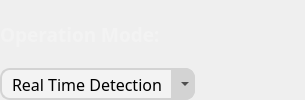
                        <widget class="QFrame" name="opperationModeHorizontalFrame">
                         <layout class="QHBoxLayout" name="horizontalLayout_32">
                          <property name="spacing">
                           <number>0</number>
                          </property>
                          <property name="leftMargin">
                           <number>0</number>
                          </property>
                          <property name="topMargin">
                           <number>0</number>
                          </property>
                          <property name="rightMargin">
                           <number>0</number>
                          </property>
                          <property name="bottomMargin">
                           <number>0</number>
                          </property>
                          <item>
                           <widget class="QFrame" name="verticalFrame_4">
                            <layout class="QVBoxLayout" name="verticalLayout_27">
                             <property name="spacing">
                              <number>0</number>
                             </property>
                             <property name="leftMargin">
                              <number>0</number>
                             </property>
                             <property name="topMargin">
                              <number>0</number>
                             </property>
                             <property name="rightMargin">
                              <number>0</number>
                             </property>
                             <property name="bottomMargin">
                              <number>0</number>
                             </property>
                             <item>
                              <widget class="QLabel" name="operationModeLabel">
                               <property name="minimumSize">
                                <size>
                                 <width>265</width>
                                 <height>40</height>
                                </size>
                               </property>
                               <property name="font">
                                <font>
                                 <family>Cairo</family>
                                 <pointsize>14</pointsize>
                                 <weight>75</weight>
                                 <bold>true</bold>
                                </font>
                               </property>
                               <property name="styleSheet">
                                <string notr="true">#operationModeLabel {
color: #f3f3f3
}</string>
                               </property>
                               <property name="text">
                                <string>Operation Mode:</string>
                               </property>
                              </widget>
                             </item>
                             <item>
                              <widget class="QFrame" name="operationModeComboBoxFrame">
                               <property name="minimumSize">
                                <size>
                                 <width>195</width>
                                 <height>32</height>
                                </size>
                               </property>
                               <property name="maximumSize">
                                <size>
                                 <width>195</width>
                                 <height>32</height>
                                </size>
                               </property>
                               <property name="font">
                                <font>
                                 <family>Cairo</family>
                                 <pointsize>12</pointsize>
                                </font>
                               </property>
                               <property name="styleSheet">
                                <string notr="true">#operationModeComboBoxFrame {
    background-color: #f3f3f3;
    color: black;
    border: 2px solid lightgray; 
    border-radius: 10px;
    padding-left: 10px;
}</string>
                               </property>
                               <property name="frameShape">
                                <enum>QFrame::StyledPanel</enum>
                               </property>
                               <property name="frameShadow">
                                <enum>QFrame::Raised</enum>
                               </property>
                               <widget class="QFrame" name="operationModeComboBoxArrow">
                                <property name="geometry">
                                 <rect>
                                  <x>171</x>
                                  <y>0</y>
                                  <width>24</width>
                                  <height>32</height>
                                 </rect>
                                </property>
                                <property name="minimumSize">
                                 <size>
                                  <width>24</width>
                                  <height>32</height>
                                 </size>
                                </property>
                                <property name="maximumSize">
                                 <size>
                                  <width>22</width>
                                  <height>32</height>
                                 </size>
                                </property>
                                <property name="font">
                                 <font>
                                  <family>Cairo</family>
                                  <pointsize>12</pointsize>
                                 </font>
                                </property>
                                <property name="styleSheet">
                                 <string notr="true">#operationModeComboBoxArrow {
    background-color: lightgray;
    color: black;
    border-top-right-radius: 10px;
    border-bottom-right-radius: 10px;
    padding-left: 10px;
}</string>
                                </property>
                                <property name="frameShape">
                                 <enum>QFrame::StyledPanel</enum>
                                </property>
                                <property name="frameShadow">
                                 <enum>QFrame::Raised</enum>
                                </property>
                               </widget>
                               <widget class="QComboBox" name="operationModeComboBox">
                                <property name="enabled">
                                 <bool>true</bool>
                                </property>
                                <property name="geometry">
                                 <rect>
                                  <x>0</x>
                                  <y>0</y>
                                  <width>195</width>
                                  <height>32</height>
                                 </rect>
                                </property>
                                <property name="minimumSize">
                                 <size>
                                  <width>195</width>
                                  <height>32</height>
                                 </size>
                                </property>
                                <property name="maximumSize">
                                 <size>
                                  <width>195</width>
                                  <height>32</height>
                                 </size>
                                </property>
                                <property name="font">
                                 <font>
                                  <family>Cairo</family>
                                  <pointsize>12</pointsize>
                                 </font>
                                </property>
                                <property name="cursor">
                                 <cursorShape>PointingHandCursor</cursorShape>
                                </property>
                                <property name="toolTip">
                                 <string>&lt;html&gt;&lt;head/&gt;&lt;body&gt;&lt;p&gt;Select the applocation's opperation mode, 'Real Time Detection' for detecting attacks in real time and 'Data Collection TCP/UDP' or 'Data Collection DNS' for collecting data from current network.&lt;/p&gt;&lt;/body&gt;&lt;/html&gt;</string>
                                </property>
                                <property name="styleSheet">
                                 <string notr="true">#operationModeComboBox {
    background-color: transparent;
    border-radius: 10px;
    border-style: outset;
    border-width: 2px;
    border-color: transparent;	
    padding: 4px;
	padding-left: 10px;
}

#operationModeComboBox QAbstractItemView {
    background-color:  #f3f3f3;
    selection-background-color: rgb(95, 97, 109);
    color: rgb(0, 0, 0);    
    padding: 10px;
    padding-left: 5px;
    padding-right: 5px;
}

#operationModeComboBox QListView{
    outline: 0px;
}</string>
                                </property>
                                <item>
                                 <property name="text">
                                  <string>Real Time Detection</string>
                                 </property>
                                </item>
                                <item>
                                 <property name="text">
                                  <string>Collection (TCP/UDP)</string>
                                 </property>
                                </item>
                                <item>
                                 <property name="text">
                                  <string>Collection (DNS)</string>
                                 </property>
                                </item>
                               </widget>
                              </widget>
                             </item>
                            </layout>
                           </widget>
                          </item>
                          <item>
                           <spacer name="horizontalSpacer_28">
                            <property name="orientation">
                             <enum>Qt::Horizontal</enum>
                            </property>
                            <property name="sizeHint" stdset="0">
                             <size>
                              <width>40</width>
                              <height>20</height>
                             </size>
                            </property>
                           </spacer>
                          </item>
                         </layout>
                        </widget>
